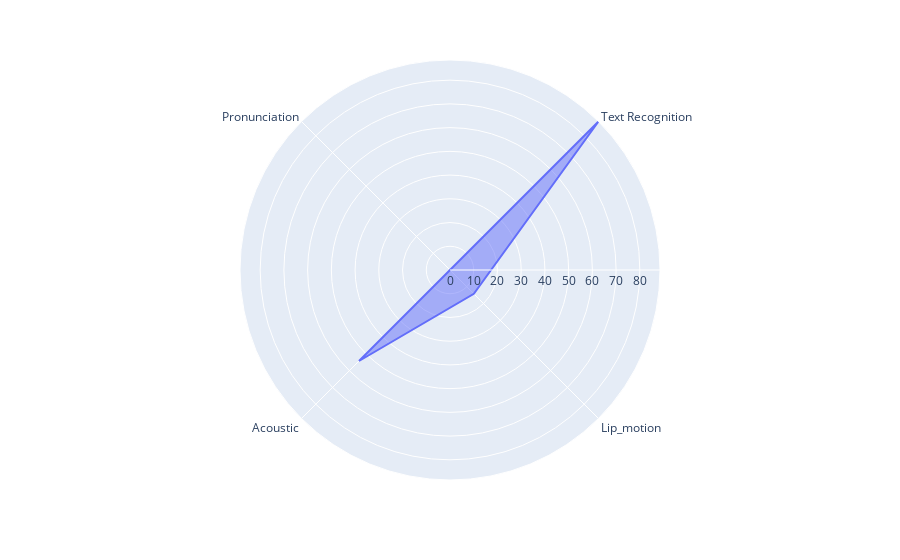

The notebook cell this image was saved under:
### Code cell
visualize.radar_visualize(p_score, t_score, mfcc_score, l_score)

### Figure 1 — Plotly figure (JSON) as saved in the notebook; plotly's stock layout.template omitted (floating-point values rounded to 4 significant figures)
{"data": [{"fill": "toself", "hovertemplate": "r=%{r}<br>theta=%{theta}<extra></extra>", "legendgroup": "", "line": {"color": "#636efa", "dash": "solid"}, "marker": {"symbol": "circle"}, "mode": "lines", "name": "", "r": [0, 88.5, 14.21, 54.23, 0], "showlegend": false, "subplot": "polar", "theta": ["Pronunciation", "Text Recognition", "Lip_motion", "Acoustic", "Pronunciation"], "type": "scatterpolar"}], "layout": {"autosize": false, "legend": {"tracegroupgap": 0}, "margin": {"t": 60}, "polar": {"angularaxis": {"direction": "clockwise", "rotation": 135}, "domain": {"x": [0, 1], "y": [0, 1]}}}}
